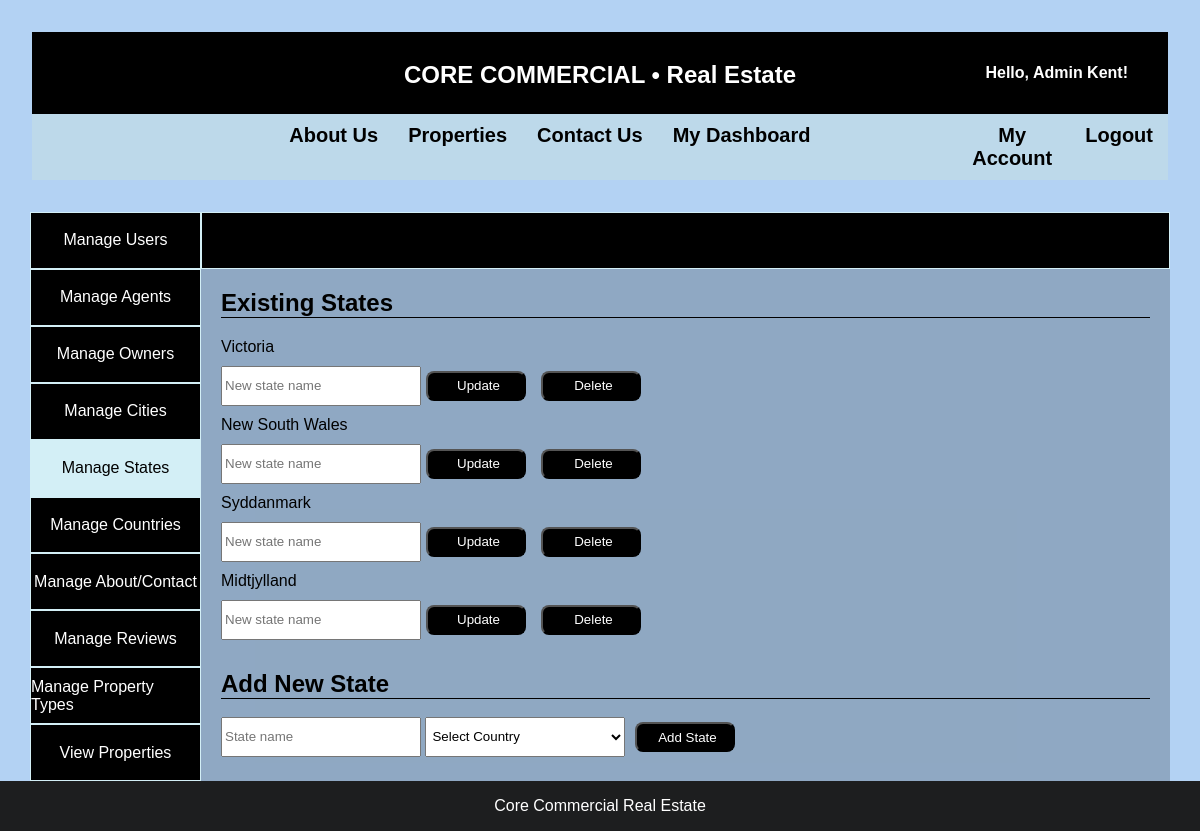
Screenshot of /admin/manage-states.php (signed in) with the database file from the repository.
### tables this page shows
CREATE TABLE IF NOT EXISTS states (
    id INT AUTO_INCREMENT PRIMARY KEY,
    name VARCHAR(100) NOT NULL,
    country_id INT NOT NULL,
    FOREIGN KEY (country_id) REFERENCES countries(id) ON DELETE CASCADE
);

### includes/manage-places-functions.php (called while the page is built, shortened)
<?php
function getStates($pdo)
{
    $statement = $pdo->query("SELECT id, name FROM states");
    return $statement->fetchAll(PDO::FETCH_ASSOC);
}

### admin/manage-states.php (the view, shortened to what this page needs)
<?php
include '../includes/db.php';
include '../includes/manage-places-functions.php';
$states = getStates($pdo);
?>
<!DOCTYPE html>
<html lang="en">
<head>
    <link rel="stylesheet" href="../assets/css/style.css">
</head>
<body>
    <div class="admin-dashboard">
        <header class="navbar">
            <nav class="nav-bar-container">
                <div class="nav-left">
                    <h1><a href="../index.php"><b>CORE COMMERCIAL</b> • Real Estate</a></h1>
                </div>
                <div class="nav-right">
                    <?php if (isset($_SESSION['user_id'])): ?>
                        <span id="greeting">Hello, <?php echo htmlspecialchars($_SESSION['name']); ?>!</span>
                    <?php endif; ?>
                </div>
            </nav>
            <nav class="nav-links">
                <ul>
                    <div class="centered-links">
                        <li><a href="../about.php">About Us</a></li>
                        <li><a href="../customer/properties.php">Properties</a></li>
                        <li><a href="../contact.php">Contact Us</a></li>
                        <li><a href="dashboard.php">My Dashboard</a></li>
                    </div>
                    <div class="right-hand-links">
                        <li><a href="../my_account.php">My Account</a></li>
                        <li><a href="../logout.php">Logout</a></li>
                    </div>
                </ul>
            </nav>
        </header>
        <main class="admin-overview">
            <div class="admin-menu">
                <div class="admin-button">
                    <a href="manage-users.php">Manage Users</a>
                </div>
                <div class="admin-button">
                    <a href="manage-agents.php">Manage Agents</a>
                </div>
                <div class="admin-button">
                    <a href="manage-owners.php">Manage Owners</a>
                </div>
                <div class="admin-button">
                    <a href="manage-cities.php">Manage Cities</a>
                </div>
                <div class="admin-button" style="background-color: #d3eff6;">
                    <a href="manage-states.php" style="color: black">Manage States</a>
                </div>
                <div class="admin-button">
                    <a href="manage-countries.php">Manage Countries</a>
                </div>
                <div class="admin-button">
                    <a href="manage-content.php">Manage About/Contact</a>
                </div>
                <div class="admin-button">
                    <a href="manage-reviews.php">Manage Reviews</a>
                </div>
                <div class="admin-button">
                    <a href="manage-property-types.php">Manage Property Types</a>
                </div>
                <div class="admin-button">
                    <a href="view-properties.php">View Properties</a>
                </div>
            </div>
            <div class="admin-stats">
                <div class="admin-title">
                </div>
                <div class="places-manage-content">
                    <h2>Existing States</h2>
                    <div class="places-list">
                        <?php foreach ($states as $state): ?>
                            <div class="place-card">
                                <p><?php echo htmlspecialchars($state['name']); ?></p>
                                <div class="button-group">
                                    <form method="POST" action="manage-states.php" class="update-form">
                                        <input type="text" name="new_state_name" placeholder="New state name" required>
                                        <button type="submit" name="update_state" class="location-button">Update</button>
                                    </form>
                                    <form method="POST" action="manage-states.php" class="delete-form">
                                        <button type="submit" name="delete_state" class="location-button">Delete</button>
                                    </form>
                                </div>
                            </div>
                        <?php endforeach; ?>
                    </div>
                    <div class="add-place">
                        <h2>Add New State</h2><br>
                        <form method="POST" action="manage-states.php">
                            <input type="text" name="state_name" placeholder="State name" required>
                            <select name="country_id" required>
                                <option value="">Select Country</option>
                            </select>
                            <button type="submit" name="add_state" class="location-button">Add State</button>
                        </form>
                    </div>
                </div>
            </div>
        </main>
        <footer>
            <p>Core Commercial Real Estate</p>
        </footer>
    </div>
</body>
</html>

### assets/css/style.css (style rules this page uses)
* { margin: 0; padding: 0; box-sizing: border-box; }
html, body { height: 100%; width: 100%; overflow-x: hidden; display: flex; flex-direction: column; }
header { color: white; padding: 2rem; font-family: 'Lucida Sans', 'Lucida Sans Regular', 'Lucida Grande', 'Lucida Sans Unicode', Geneva, Verdana, sans-serif; text-align: center; width: 100%; z-index: 1; position: relative; }
nav ul { list-style: none; display: flex; padding: 1rem; font-size: 20px; }
nav ul li { margin: 0 1rem; }
nav ul li a { color: rgb(0, 0, 0); text-decoration: none; transition: color 0.3s; }
nav h1 { padding-bottom: 15px; padding-top: 19px; background-color: black; color: white; text-align: center; position: relative; }
.centered-links { display: flex; width: 90%; justify-content: center; padding-left: 10%; }
.right-hand-links { display: flex; flex-direction: row; }
#greeting { color: white; font-weight: bold; position: absolute; right: 20px; top: 50%; transform: translateY(-50%); white-space: nowrap; }
.nav-right { position: absolute; right: 20px; }
.nav-left h1 { margin: 0; font-size: 24px; text-align: center; }
.nav-left h1 a { color: #fff; text-decoration: none; }
.nav-links { background-color: rgba(191, 218, 233, 0.9); padding: 10px 0; text-align: center; }
.nav-links ul { margin: 0; padding: 0; list-style: none; }
.nav-links ul li { display: inline; margin: 0 15px; }
.nav-links ul li a { text-decoration: none; color: black; font-weight: bold; }
.nav-bar-container { display: flex; justify-content: center; align-items: center; background-color: #000; color: white; padding: 10px 0; position: relative; }
footer { background-color: rgba(24, 24, 24, 0.97); color: white; text-align: center; padding: 1rem; width: 100%; font-family: 'Lucida Sans', 'Lucida Sans Regular', 'Lucida Grande', 'Lucida Sans Unicode', Geneva, Verdana, sans-serif; }
.admin-dashboard { width: 100vw; height: 100vh; background: rgb(179, 210, 243); display: flex; flex-direction: column; justify-content: center; align-items: center; }
.admin-overview { display: flex; height: 86%; width: 95%; justify-content: space-between; background-color: rgba(0, 0, 0, 0.2); font-family: 'Lucida Sans', 'Lucida Sans Regular', 'Lucida Grande', 'Lucida Sans Unicode', Geneva, Verdana, sans-serif; overflow: hidden; }
.admin-menu { display: flex; flex-direction: column; height: 100%; width: 15%; background-color: rgb(0, 0, 0); }
.admin-button { display: flex; justify-content: center; align-items: center; border: 1px solid #d3eff6; background-color: black; color: white; height: 30%; width: 100%; transform: 0.3s ease; }
.admin-button a { color: white; text-decoration: none; display: block; width: 100%; height: 100%; display: flex; justify-content: center; align-items: center; }
.admin-stats { display: flex; flex-direction: column; width: 85%; height: 100%; overflow: hidden; }
.admin-title { display: flex; align-items: center; padding-left: 15%; width: 100%; height: 10%; border: 1px solid #d3eff6; background-color: black; color: white; }
.places-manage-content { display: flex; flex-direction: column; width: 100%; justify-content: space-evenly; padding: 20px; gap: 20px; height: calc(100% - 11.4%); overflow-y: scroll; }
.places-manage-content input, select { height: 40px; width: 200px; padding: 2px; }
.places-manage-content h2 { border-bottom: 1px solid black; }
.location-button { width: 100px; height: 30px; background-color: #000; color: white; border-radius: 8px; cursor: pointer; vertical-align: middle; padding-left: 5px; margin-left: 5px; }
.place-card { display: flex; flex-direction: column; gap: 10px; }
.button-group { display: flex; gap: 10px; padding-bottom: 10px; }
.update-form, .delete-form { display: flex; align-items: center; }

### rows the page displays
states: name "Victoria"
states: name "New South Wales"
states: name "Syddanmark"
states: name "Midtjylland"

### other values shown
$_SESSION['name'] "Admin Kent"
